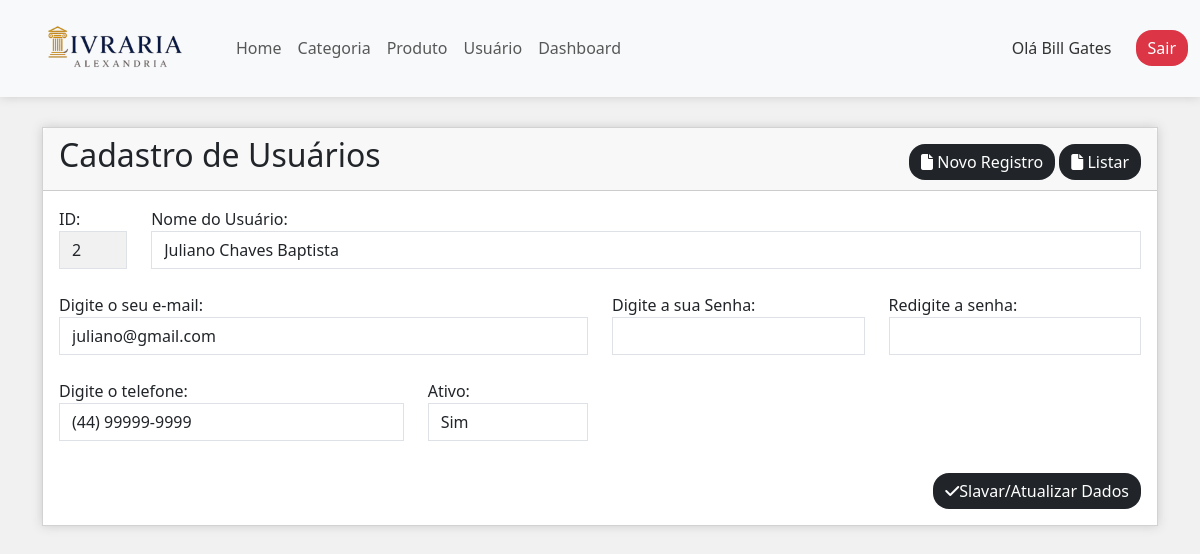
/public/usuario/index/2 (signed in), run on an earlier commit of the app's database.
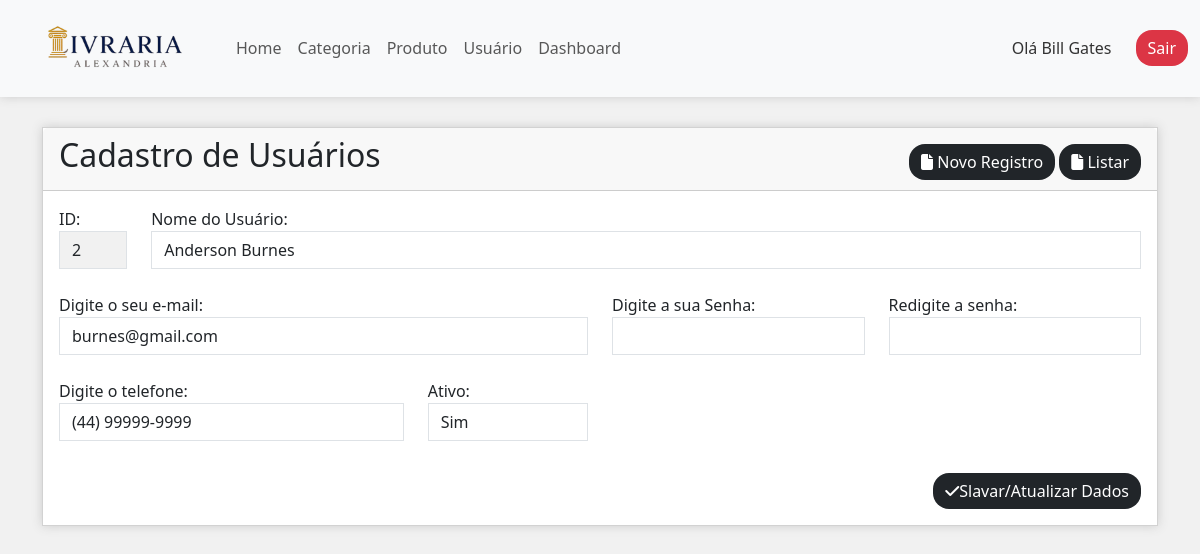
And on a later commit of the database.
### tables this page shows
CREATE TABLE `usuario` (
  `id` int(11) NOT NULL,
  `nome` varchar(100) NOT NULL,
  `email` varchar(100) NOT NULL,
  `senha` varchar(200) NOT NULL,
  `telefone` varchar(25) NOT NULL,
  `ativo` enum('S','N') NOT NULL
);

### controllers/UsuarioController.php (called while the page is built, shortened)
<?php
    require "../models/Usuario.php";
    class UsuarioController {
        public function __construct()
        {
            $db = new Conexao();
            $pdo = $db->conectar();
            $this->usuario = new Usuario($pdo);
        }
        public function index($id) {
            require "../views/usuario/index.php";
        }
    }

### models/Usuario.php (called while the page is built, shortened)
<?php
    class Usuario {
        private $pdo;
        public function __construct($pdo)
        {
            $this->pdo = $pdo;
        }
        public function editar($id) {
            $sql = "select * from usuario where id = :id limit 1";
            $consulta = $this->pdo->prepare($sql);
            $consulta->bindParam(":id", $id);
            $consulta->execute();
            return $consulta->fetch(PDO::FETCH_OBJ);
        }
    }

### views/usuario/index.php (the view, shortened to what this page needs)
<?php
    if(!empty($id)) {
        $dados = $this->usuario->editar($id);
    }
    $id = $dados->id ?? NULL;
    $nome = $dados->nome ?? NULL;
    $email = $dados->email ?? NULL;
    $telefone = $dados->telefone ?? NULL;
?>
<div class="container">
    <div class="card">
        <div class="card-header">
            <h2 class="float-start">Cadastro de Usuários</h2>
            <div class="float-end">
                <a href="usuario" title="Novo Registro" class="btn btn-dark mt-2 border-0 rounded-4">
                    <i class="fas fa-file"></i> Novo Registro
                </a>
                <a href="usuario/listar" title="Listar" class="btn btn-dark mt-2 border-0 rounded-4">
                    <i class="fas fa-file"></i> Listar
                </a>
            </div>
        </div>
        <div class="card-body">
            <form name="formUsuario" method="post" data-parsley-validate="" action="usuario/salvar">
                <div class="row">
                    <div class="col-12 col-md-1">
                        <label for="id">ID:</label>
                        <input type="text" name="id" id="id" class="form-control"
                        readonly value="<?=$id?>">
                    </div>
                    <div class="col-12 col-md-11">
                        <label for="nome">Nome do Usuário:</label>
                        <input type="text" name="nome" id="nome" class="form-control" value="<?=$nome?>"
                        required data-parsley-required-message="Preecha o nome">
                    </div>
                </div>
                <br>
                <div class="row">
                    <div class="col12 col-md-6">
                        <label for="email">Digite o seu e-mail:</label>
                        <input type="email" name="email" id="email" class="form-control" value="<?=$email?>"
                        required data-parsley-required-message="Preecha o e-mail"
                        data-parsley-type-message="Digite um e-mail válido">
                    </div>
                    <div class="col-12 col-md-3">
                        <label for="senha">Digite a sua Senha:</label>
                        <input type="password" name="senha" id="senha" class="form-control">
                    </div>
                    <div class="col-12 col-md-3">
                        <label for="redigite">Redigite a senha:</label>
                        <input type="password" name="redigite" id="redigite" class="form-control"
                        data-parsley-equalto="#senha"
                        data-parsley-equalto-message="As senhas não são iguais">
                    </div>
                </div>
                <br>
                <div class="row">
                    <div class="col-12 col-md-4">
                        <label for="telefone">Digite o telefone:</label>
                        <input type="text" name="telefone" id="telefone" class="form-control" value="<?=$telefone?>"
                        required data-parsley-required-message="Digite um telefone">
                    </div>
                    <div class="col-12 col-md-2">
                        <label for="ativo">Ativo:</label>
                        <select name="ativo" id="ativo" class="form-control"
                        required data-parsley-required-message="Selecione ativo">
                        <option value="S">Sim</option>
                    </select>
                    </div>
                </div>
                <br>
                <button type="submit" class="btn btn-dark mt-2 border-0 rounded-4 float-end">
                    <i class="fas fa-check"></i>Slavar/Atualizar Dados
                </button>
            </form>
        </div>
    </div>
</div>

What changed in the data, as far as the page shows it:
changed usuario id 2: nome "Juliano Chaves Baptista" → "Anderson Burnes"; email "juliano@gmail.com" → "burnes@gmail.com"
